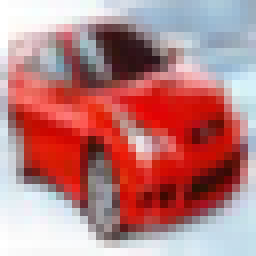
#> input picture input_data/automobile10.png, 32 x 32 px (shown 8 times larger)
$ python q-1.py
#> lines starting #> are read from the running program, lines starting #| are printed output that depends on the picture
import matplotlib.image as img
import numpy as np
import matplotlib.pyplot as plt

def set_filter(order, scale = 1.0):
    sd = scale/np.sqrt(np.prod(order))
    np.random.seed(26)
    return np.random.normal(loc = 0, scale = sd, size = order)

def set_weights(order):
    return np.random.standard_normal(size=order) * 0.01

def softmax(X):
    exps = np.exp(X)
    np.random.seed(26)
    return exps/np.sum(exps)

def zero_padding(x, pad):
    x_pad = np.pad(x,((pad,pad),(pad,pad),(0,0)),'constant',constant_values=(0))
    print('\n\nDemonstration of Padding Capability !!! (If intended for use)')
    print ('\nShape of input image = ', x.shape)
    print ("Shape of padded image =", x_pad.shape)
    fig, axarr = plt.subplots(1, 2)
    axarr[0].set_title('Input Image Before Zero padding')
    axarr[0].imshow(x)
    axarr[1].set_title('Image After Zero padding')
    axarr[1].imshow(x_pad)
    print('\nPadding is complete !')

    return x_pad


def conv_layer(x, filtr, bias, stride=1):

    (n_f, f_channel, f, f) = filtr.shape
    img_channel, img_dim, img_dim = x.shape

    conv_dim = int((img_dim - f)/stride)+1

    if (img_channel != f_channel):
        print("Number of channels in filter does not match with number of channels in image")

    convolved = np.zeros((n_f,conv_dim,conv_dim))

    for f_i in range(n_f):   #over number of filters
        y_i = conv_y = 0
        while y_i + f <= img_dim:
            x_i = conv_x = 0
            while x_i + f <= img_dim:
            	convolved[f_i, conv_y, conv_x] = np.sum(filtr[f_i] * x[:,y_i:y_i+f, x_i:x_i+f]) + bias[f_i]
            	x_i += stride
            	conv_x += 1
            y_i += stride
            conv_y += 1

    return convolved

def pool_layer(x, f=2, stride=2):

    img_channel, y_prev, x_prev = x.shape

    y_dim = int((y_prev - f)/stride)+1
    x_dim = int((x_prev - f)/stride)+1

    pooled = np.zeros((img_channel, y_dim, x_dim))
    for i in range(img_channel):
        y_i = conv_y = 0
        while y_i + f <= y_prev:
            x_i = conv_x = 0
            while x_i + f <= x_prev:
                pooled[i, conv_y, conv_x] = np.max(x[i, y_i:y_i+f, x_i:x_i+f])
                x_i += stride
                conv_x += 1
            y_i += stride
            conv_y += 1

    return pooled

def cnn_forward(x, y, parameters, conv_stride, pool_f_size, pool_stride):

    [c1, c3, c5, f6, outl, b1, b3, b5, b6, b_out] = parameters

#-------------------------------------------------First Convolution Layer----------------------------------------
    c1 = np.array([[-1,0,1],[-2,0,2],[-1,0,1]])
    b1 = np.array([0,0,0])
    conv1 = conv_layer(x, c1, b1, conv_stride)
    print('\nConv1 o/p: ',conv1.shape )
    conv1[conv1<=0] = 0 # ReLU
    # conv1 = np.tanh(conv1) # Tanh

    fig, conv1_disp = plt.subplots(2, 3)
    ch = 0
    for i in range(2):
        for j in range(3):
            conv1_disp[i,j].set_title('\n\n1st Conv layer : Channel {}'.format(ch))
            conv1_disp[i,j].imshow(conv1.T[:,:,ch])
            ch+=1
    plt.subplots_adjust(hspace=0.5)
#---------------------------------------------------------------------------------------------------------------

#-------------------------------------------------First Pooling Layer-------------------------------------------
    pool1 = pool_layer(conv1, pool_f_size, pool_stride)
    print('\npool1 o/p: ',pool1.shape)
    (nf2,dim2, _) = pool1.shape
    fc = pool1.reshape((nf2 * dim2 * dim2, 1))

    fig, pool1_disp = plt.subplots(2, 3)
    ch = 0
    for i in range(2):
        for j in range(3):
            pool1_disp[i,j].set_title('1st Pool layer : Channel {}'.format(ch))
            pool1_disp[i,j].imshow(pool1.T[:,:,ch])
            ch+=1
    plt.subplots_adjust(hspace=0.5)
#---------------------------------------------------------------------------------------------------------------

#-------------------------------------------------Second Convolution Layer--------------------------------------
    conv2 = conv_layer(pool1, c3, b3, conv_stride)
    print('\nConv2 o/p: ',conv2.shape )
    conv1[conv1<=0] = 0 # ReLU
    # conv1 = np.tanh(conv1) # Tanh

    fig, conv2_disp = plt.subplots(3, 4)
    ch = 0
    for i in range(3):
        for j in range(4):
            conv2_disp[i,j].set_title('2nd Conv layer : Channel {}'.format(ch))
            conv2_disp[i,j].imshow(conv2.T[:,:,ch])
            ch+=1
    plt.subplots_adjust(hspace=0.5)
#---------------------------------------------------------------------------------------------------------------


#-------------------------------------------------Second Pooling Layer------------------------------------------
    pool2 = pool_layer(conv2, pool_f_size, pool_stride)
    print('\npool2 o/p: ',pool2.shape)
    (nf2,dim2, _) = pool2.shape
    fc = pool2.reshape((nf2 * dim2 * dim2, 1))

    fig, pool2_disp = plt.subplots(3, 4)
    ch = 0
    for i in range(3):
        for j in range(4):
            pool2_disp[i,j].set_title('2nd Pool layer : Channel {}'.format(ch))
            pool2_disp[i,j].imshow(pool2.T[:,:,ch])
            ch+=1
    plt.subplots_adjust(hspace=0.5)
#---------------------------------------------------------------------------------------------------------------


    print('\nData sent to fully connected layer !!!')
#-------------------------------------------------First Hidden Layer in NN--------------------------------------
    z = c5.dot(fc) + b5
    z[z<=0] = 0
#-------------------------------------------------Second Hidden Layer in NN-------------------------------------
    z = f6.dot(z) + b6
    z[z<=0] = 0
#-------------------------------------------------Output Layer in NN--------------------------------------------
    out = outl.dot(z) + b_out
#-------------------------------------------------Softmax for output Layer in NN--------------------------------
    probs = softmax(out)
    print('\nOutput Probabilities: ',probs)


if __name__ == "__main__":
    img = img.imread('../input_data/automobile10.png')
#> img is the input picture: shape (32, 32, 3) float32; mean R, G, B 0.726, 0.498, 0.503
    x= img.T
    print("\n\nImage Reading Complete !\nThe shape of read image is: {}".format(x.shape))
#| Image Reading Complete !
#| The shape of read image is: (3, 32, 32)
    y = 1 #Sample label, say 1 for Car

    pad = 2
    channels = 3
    n_f1 = 6 # Number of filters in first conv layer
    n_f2 = 16  #Number of filters in second conv layer
    f_size = 5 # Size of each filter in conv layer
    conv_stride = 1 # Stride for convolution filter
    pool_f_size = 2 # Size of ooling filter
    pool_stride = 2 # Stride for pooling filter

#------------------------------------Demonstration of Padding (Extra)---------------------------------------------------

    x_pad = zero_padding(img, pad)
#> in zero_padding, `x_pad = np.pad(x,((pad,pad),(pad,pad),(0,0)),'constant',constant_value..`:
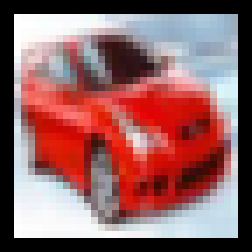
#> x_pad: shape (36, 36, 3) float32 (shown 7 times larger); mean R, G, B 0.574, 0.394, 0.398
#| Shape of input image =  (32, 32, 3)
#| Shape of padded image = (36, 36, 3)

#------------------------------------Modelling CNN based on given parameters--------------------------------------------

    c1, c3, c5, f6, outl = (n_f1 ,channels,f_size,f_size), (n_f2 ,n_f1,f_size,f_size), (120,400),(84,120), (10, 84)
    c1 = set_filter(c1)
    c3 = set_filter(c3)
    c5 = set_weights(c5)
    f6 = set_weights(f6)
    outl = set_weights(outl)

    b1 = np.zeros((c1.shape[0],1))
    b3 = np.zeros((c3.shape[0],1))
    b5 = np.zeros((c5.shape[0],1))
    b6 = np.zeros((f6.shape[0],1))
    b_out = np.zeros((outl.shape[0],1))

    parameters = [c1, c3, c5, f6, outl, b1, b3, b5, b6, b_out]

    cnn_forward(x, y, parameters, conv_stride, pool_f_size, pool_stride)
#> (the run stopped early here; a loop or call above may not have finished)
